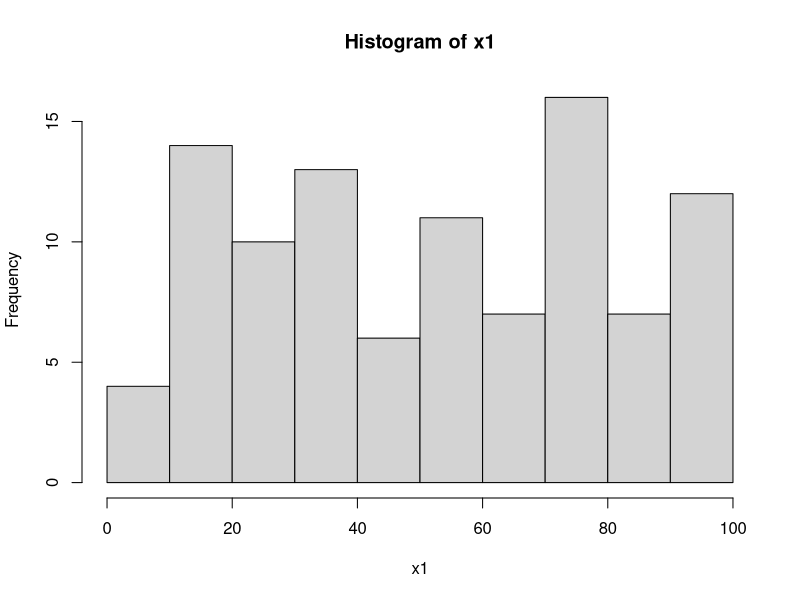
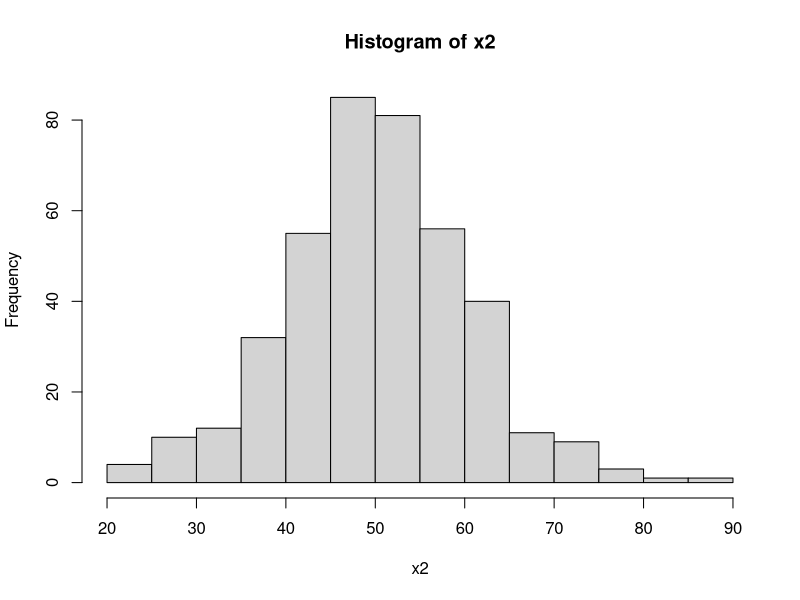

The R source for these figures, in order: (Note: this script raises an error after producing the figures.)
x1 <- runif(100, min = 0, max = 100)
hist(x1)

x2 <- rnorm(400, mean = 50, sd = 10)
hist(x2)

EnvList[[1]]$temperature

x3 <- lapply(EnvList, function(x){return(x$temperature) })
x4 <- unlist(x3)
hist(x4)

x5 <- lapply(EnvList, function(x){return(x$nutrients) })
x6 <- unlist(x5)
hist(x6)


library(ggplot2)
qplot(x4, geom="histogram") 
